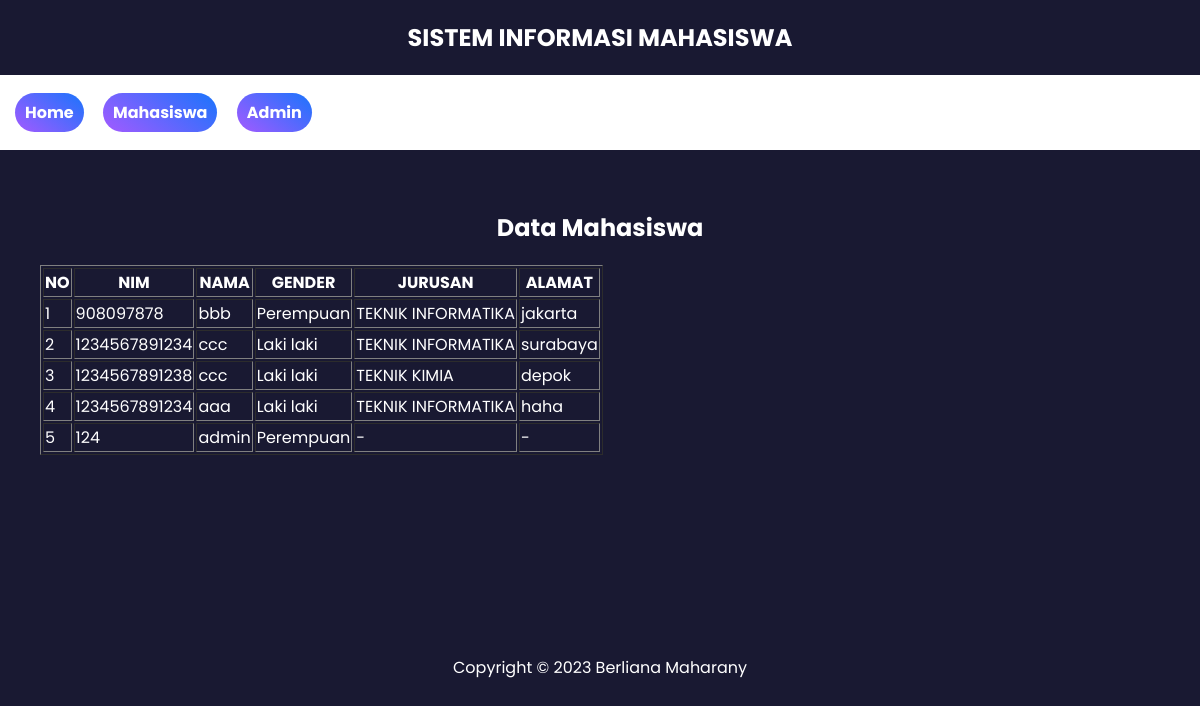
/result-data.php, run on the app's committed database.
### tables this page shows
CREATE TABLE `mahasiswa` (
  `nim` varchar(13) NOT NULL,
  `id_mhs` int(11) NOT NULL,
  `nama` varchar(40) NOT NULL,
  `jenis_kelamin` enum('P','L') NOT NULL,
  `jurusan` varchar(30) NOT NULL,
  `alamat` text NOT NULL,
  `password` int(10) NOT NULL
);

### result-data.php (the view, shortened to what this page needs)
<!DOCTYPE html>
<html lang="en">
<head>
  <link rel="stylesheet" href="style.css" />
</head>
<body>
<h2 class="header">SISTEM INFORMASI MAHASISWA</h2>
  <nav>
    <ul class="nav-link">
      <li><a href="home.php">Home</a></li>
      <li><a href="result.php">Mahasiswa</a></li>
      <li><a href="login.php">Admin</a></li>
    </ul>
  </nav>
  <h2>Data Mahasiswa</h2>
  <table border="1" class="table-result">
    <tr><th>NO</th><th>NIM</th><th>NAMA</th><th>GENDER</th><th>JURUSAN</th><th>ALAMAT</th>
  </tr>
  <?php
  include 'koneksi.php';
  $mahasiswa = mysqli_query($koneksi, "SELECT * FROM mahasiswa");
  $no=1;
  foreach($mahasiswa as $row){
    $jenis_kelamin = $row['jenis_kelamin']=='P'?'Perempuan':'Laki laki';
    echo "<tr>
    <td>".$no."</td>
    <td>".$row['nim']."</td>
    <td>".$row['nama']."</td>
    <td>".$jenis_kelamin."</td>
    <td>".$row['jurusan']."</td>
    <td>".$row['alamat']."</td>
    </tr>";
    $no++;
  }
  ?>
  </table>
  <footer>
    <p>Copyright &copy; 2023 Berliana Maharany</p>
  </footer>
</body>
</html>

### style.css (style rules this page uses)
:root { --theme-primary: #191932; --theme-text: #fff; --theme-gradient: linear-gradient(218deg, #1a74fc 0%, #a35aff 100%); }
body { background-color: var(--theme-primary); color: var(--theme-text); font-family: 'Poppins', sans-serif; margin: 0; }
.header { text-align: center; }
.nav-link { list-style: none; color: var(--theme-text); background-color: var(--theme-text); padding: 15px; margin-bottom: 60px; }
.nav-link li { display: inline-block; padding-right: 15px; padding-top: 10px; padding-bottom: 10px; font-weight: bold; }
.nav-link a { color: var(--theme-text); text-decoration: none; background-image: var(--theme-gradient); padding: 8px; padding-left: 10px; padding-right: 10px; border-radius: 100px; }
h1,h2 { text-align: center; }
.table-result { margin-left: 40px; }
footer { text-align: center; margin-top: 200px; }

### data on the page
mahasiswa: nim "908097878", nama "bbb", jenis_kelamin "Perempuan", jurusan "TEKNIK INFORMATIKA", alamat "jakarta"
mahasiswa: nim "1234567891234", nama "ccc", jenis_kelamin "Laki laki", jurusan "TEKNIK INFORMATIKA", alamat "surabaya"
mahasiswa: nim "1234567891238", nama "ccc", jenis_kelamin "Laki laki", jurusan "TEKNIK KIMIA", alamat "depok"
mahasiswa: nim "1234567891234", nama "aaa", jenis_kelamin "Laki laki", jurusan "TEKNIK INFORMATIKA", alamat "haha"
mahasiswa: nim "124", nama "admin", jenis_kelamin "Perempuan", jurusan "-", alamat "-"
